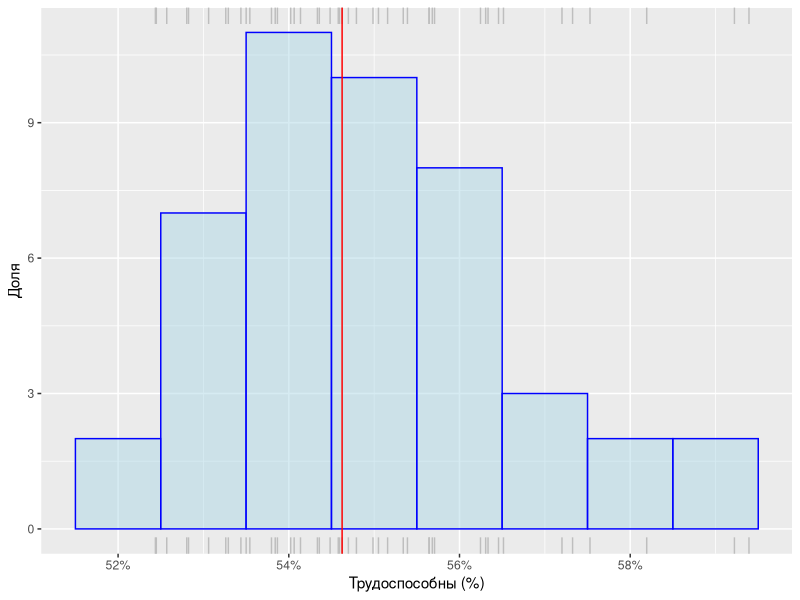
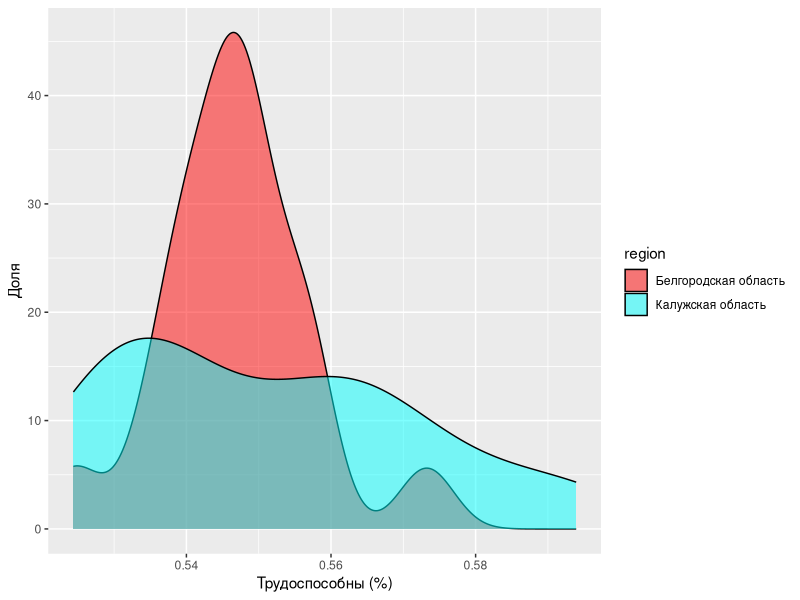
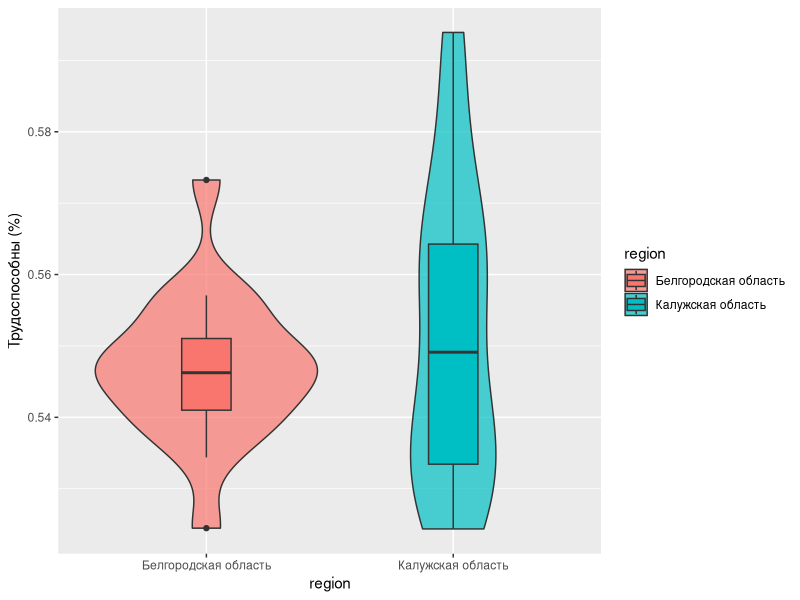
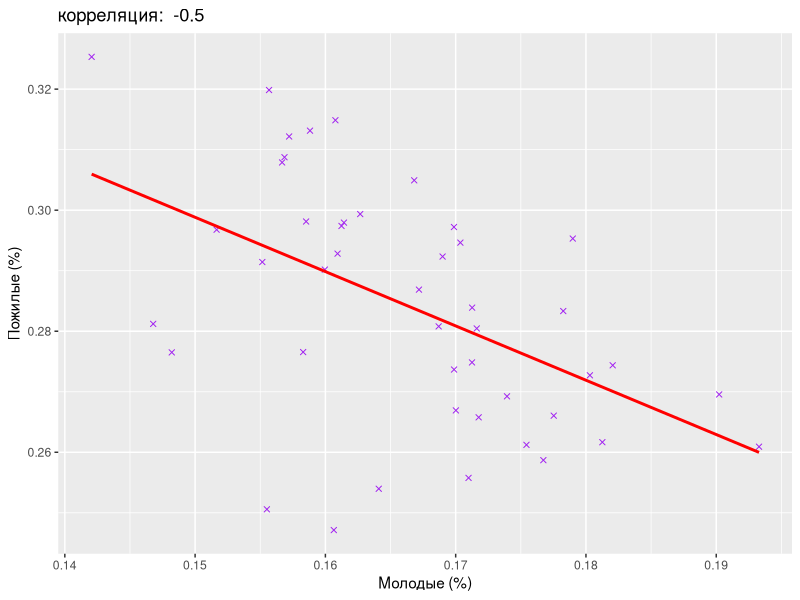
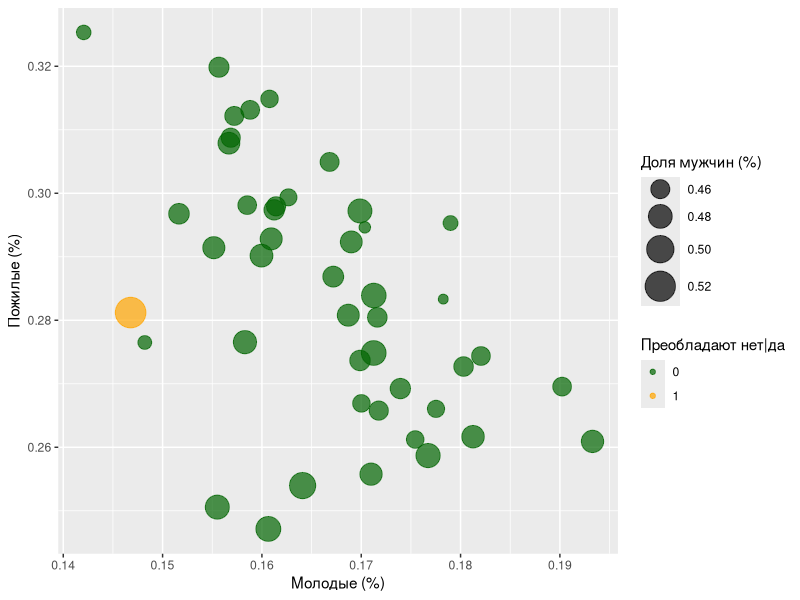
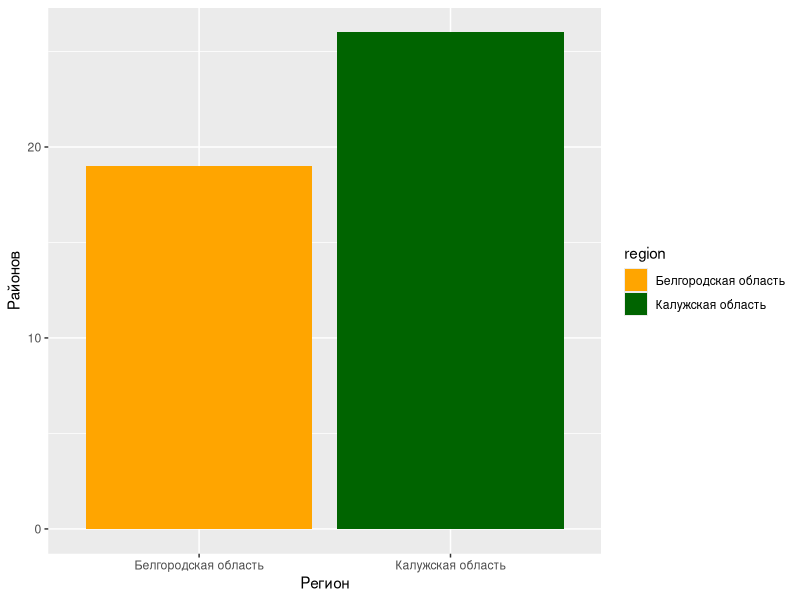
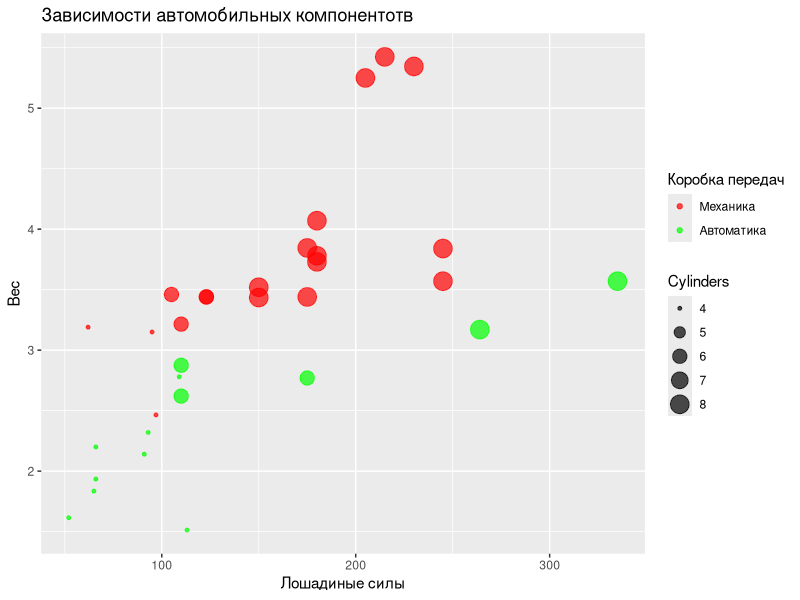
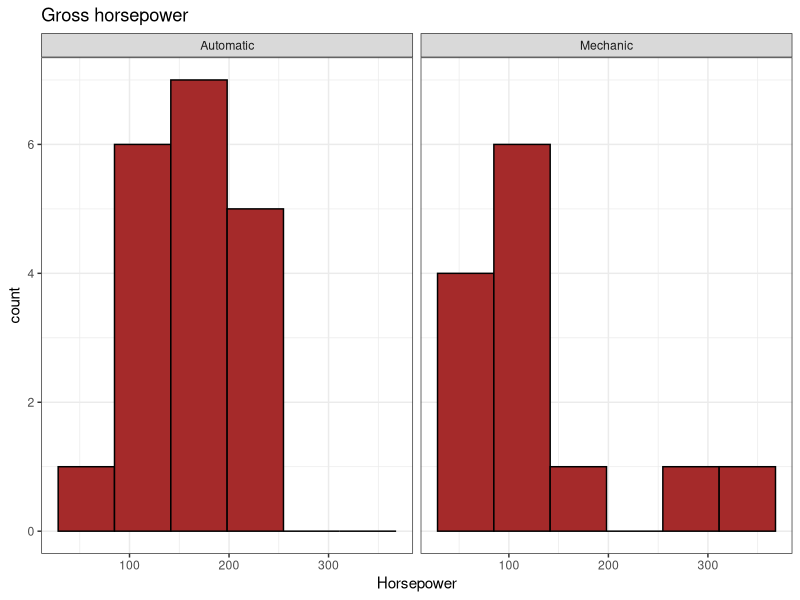

Reproduce these figures in R, in order.



# part 1 task 1 -----------------------------------------------------------

library(ggplot2)
demography = read.csv("demography.csv")


# part 1 task 2 -----------------------------------------------------------


demography$young_share = demography$young_total / demography$popul_total
demography$trud_share = demography$wa_total / demography$popul_total
demography$old_share = demography$ret_total / demography$popul_total

# part 1 task 3 -----------------------------------------------------------

ggplot(demography, aes(x = trud_share)) +
  geom_histogram(binwidth = 0.01, color = "blue", fill = "lightblue", alpha = 0.5) +
  geom_rug(sides = "b", color = "grey") +
  geom_rug(sides = "t", color = "grey") +
  geom_vline(xintercept = median(demography$trud_share), color = "red") +
  labs(x = "Трудоспособны (%)", y = "Доля") +
  scale_x_continuous(labels = scales::percent)

# part 1 task 4 -----------------------------------------------------------


ggplot(demography, aes(x = trud_share, fill = region)) +
  geom_density(alpha = 0.5) +
  labs(x = "Трудоспособны (%)", y = "Доля") +
  scale_fill_manual(values = rainbow(length(unique(demography$region))))


ggplot(demography, aes(x = region, y = trud_share, fill = region)) +
  geom_violin(alpha = 0.7) +
  geom_boxplot(width = .2) +
  labs(y = "Трудоспособны (%)")

# part 1 task 5 -----------------------------------------------------------


ggplot(demography, aes(x = young_share, y = old_share)) +
  geom_point(color = "purple", shape = 4) +
  geom_smooth(method = "lm", se = FALSE, color = "red") +
  labs(x = "Молодые (%)", y = "Пожилые (%)", title = paste("корреляция: ", round(cor(demography$young_share, demography$old_share, use = "complete.obs"), 2)))

# утверждение верно

# part 1 task 6 -----------------------------------------------------------


demography$male_total = demography$wa_male + demography$ret_male + demography$young_male
demography$male_share = demography$male_total / demography$popul_total 
demography$male = ifelse(demography$male_share > 0.5, 1, 0)



# part 1 task 7 -----------------------------------------------------------


ggplot(demography, aes(x = young_share, y = old_share, size = male_share, color = factor(male))) +
  geom_point(alpha = 0.7) +
  labs(x = "Молодые (%)", y = "Пожилые (%)", size = "Доля мужчин (%)", color = "Преобладают нет|да") +
  scale_size_continuous(range = c(3, 10)) +
  scale_color_manual(values = c("darkgreen", "orange"))



ggplot(demography, aes(x = region, fill = region)) +
  geom_bar(position = "dodge") +
  labs(x = "Регион", y = "Районов") +
  scale_fill_manual(values = c("orange", "darkgreen"))



# part 2 task 1 -----------------------------------------------------------

View(mtcars)

ggplot(mtcars, aes(x = hp, y = wt, size = cyl, color = factor(am == 1))) +
  geom_point(alpha = 0.7) +
  labs(x = "Лошадиные силы", y = "Вес", size = "Cylinders", color = "Коробка передач") +
  scale_color_manual(values = c("red", "green"), labels = c("Механика", "Автоматика")) +
  ggtitle("Зависимости автомобильных компонентотв")


# part 2 task 2 -----------------------------------------------------------


ggplot(mtcars, aes(x = hp, fill = factor(am))) +
  geom_histogram(bins = 6, color = "black", fill = "brown") +
  labs(x = "Horsepower") +
  scale_fill_manual(values = c("brown", "black"), guide = FALSE) +
  facet_wrap(~ factor(am, labels = c("Automatic", "Mechanic")), nrow = 1) +
  ggtitle("Gross horsepower")+
  theme_bw()

# part 2 task 3 -----------------------------------------------------------

View(sleep)

ggplot(sleep, aes(x = group, y = extra)) +
  geom_boxplot(fill = c("orange", "darkgreen")) +
  labs(x = "группа", y = "значение extra", title = "Усики👁〰👁️",
       fill = "Transmission Type") +
  scale_fill_manual(values = c("blue", "green")) +
  theme(plot.title = element_text(color = "black", size = 14, face = "bold", hjust = 0.5))


# part 3 ------------------------------------------------------------------


covid_data = read.csv("final_data.csv")

colnames(covid_data) = gsub('NA_','', colnames(covid_data))



ggplot(covid_data, aes(x = covid_data$date,y = Armenia))+
  geom_point(col='orange', size=1)+
  labs(x='Время с начала пандемии', title = 'Динамика роста заболеваемости в Армении', subtitle = paste("Данные от", min(rownames(covid_data))))
ggplot(covid_data, aes(x = covid_data$date,y = Belgium))+
  geom_point(size=1, col='darkred')+
  labs(x='Время с начала пандемии', title = 'Динамика роста заболеваемости в Бельгии', subtitle = paste("Данные от", min(rownames(covid_data))))
ggplot(covid_data, aes(x = covid_data$date,y = Brazil))+
  geom_point(col='blue', size=1)+
  labs(x='Время с начала пандемии', title = 'Динамика роста заболеваемости в Бразилии', subtitle = paste("Данные от", min(rownames(covid_data))))





ggplot(data = covid_data, aes(Belarus)) +
  geom_histogram(aes(y = ..density..), bins = 30, color = "darkgreen", fill = "red") +
  geom_density(fill="green", alpha = 0.1)+
  labs(x='Беларусь', y='Плотность')
ggplot(data = covid_data, aes(Latvia)) +
  geom_histogram(aes(y = ..density..), bins = 30, color = "white", fill = "darkred") +
  geom_density(fill="black", alpha = 0.1)+
  labs(x='Латвия', y='Плотность')
ggplot(data = covid_data, aes(Russia)) +
  geom_histogram(aes(y = ..density..), bins = 30, color = "blue", fill = "white") +
  geom_density(fill="red", alpha = 0.1)+
  labs(x='Россия', y='Плотность')

